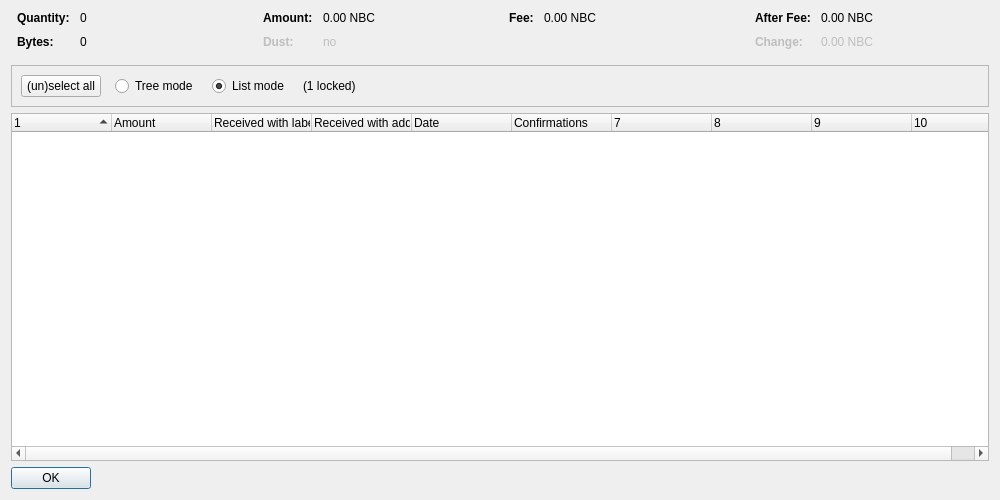
<?xml version="1.0" encoding="UTF-8"?>
<ui version="4.0">
 <class>CoinControlDialog</class>
 <widget class="QDialog" name="CoinControlDialog">
  <property name="geometry">
   <rect>
    <x>0</x>
    <y>0</y>
    <width>1000</width>
    <height>500</height>
   </rect>
  </property>
  <property name="windowTitle">
   <string>Coin Selection</string>
  </property>
  <layout class="QVBoxLayout" name="verticalLayout">
   <item>
    <layout class="QHBoxLayout" name="horizontalLayoutTop" stretch="0,0,0,0">
     <property name="topMargin">
      <number>0</number>
     </property>
     <property name="bottomMargin">
      <number>10</number>
     </property>
     <item>
      <layout class="QFormLayout" name="formLayoutCoinControl1">
       <property name="horizontalSpacing">
        <number>10</number>
       </property>
       <property name="verticalSpacing">
        <number>10</number>
       </property>
       <property name="leftMargin">
        <number>6</number>
       </property>
       <property name="rightMargin">
        <number>6</number>
       </property>
       <item row="0" column="0">
        <widget class="QLabel" name="labelCoinControlQuantityText">
         <property name="font">
          <font>
           <weight>75</weight>
           <bold>true</bold>
          </font>
         </property>
         <property name="text">
          <string>Quantity:</string>
         </property>
        </widget>
       </item>
       <item row="0" column="1">
        <widget class="QLabel" name="labelCoinControlQuantity">
         <property name="cursor">
          <cursorShape>IBeamCursor</cursorShape>
         </property>
         <property name="contextMenuPolicy">
          <enum>Qt::ActionsContextMenu</enum>
         </property>
         <property name="text">
          <string notr="true">0</string>
         </property>
         <property name="textInteractionFlags">
          <set>Qt::LinksAccessibleByMouse|Qt::TextSelectableByKeyboard|Qt::TextSelectableByMouse</set>
         </property>
        </widget>
       </item>
       <item row="1" column="0">
        <widget class="QLabel" name="labelCoinControlBytesText">
         <property name="font">
          <font>
           <weight>75</weight>
           <bold>true</bold>
          </font>
         </property>
         <property name="text">
          <string>Bytes:</string>
         </property>
        </widget>
       </item>
       <item row="1" column="1">
        <widget class="QLabel" name="labelCoinControlBytes">
         <property name="cursor">
          <cursorShape>IBeamCursor</cursorShape>
         </property>
         <property name="contextMenuPolicy">
          <enum>Qt::ActionsContextMenu</enum>
         </property>
         <property name="text">
          <string notr="true">0</string>
         </property>
         <property name="textInteractionFlags">
          <set>Qt::LinksAccessibleByMouse|Qt::TextSelectableByKeyboard|Qt::TextSelectableByMouse</set>
         </property>
        </widget>
       </item>
      </layout>
     </item>
     <item>
      <layout class="QFormLayout" name="formLayoutCoinControl2">
       <property name="horizontalSpacing">
        <number>10</number>
       </property>
       <property name="verticalSpacing">
        <number>10</number>
       </property>
       <property name="leftMargin">
        <number>6</number>
       </property>
       <property name="rightMargin">
        <number>6</number>
       </property>
       <item row="0" column="0">
        <widget class="QLabel" name="labelCoinControlAmountText">
         <property name="font">
          <font>
           <weight>75</weight>
           <bold>true</bold>
          </font>
         </property>
         <property name="text">
          <string>Amount:</string>
         </property>
        </widget>
       </item>
       <item row="0" column="1">
        <widget class="QLabel" name="labelCoinControlAmount">
         <property name="cursor">
          <cursorShape>IBeamCursor</cursorShape>
         </property>
         <property name="contextMenuPolicy">
          <enum>Qt::ActionsContextMenu</enum>
         </property>
         <property name="text">
          <string notr="true">0.00 NBC</string>
         </property>
         <property name="textInteractionFlags">
          <set>Qt::LinksAccessibleByMouse|Qt::TextSelectableByKeyboard|Qt::TextSelectableByMouse</set>
         </property>
        </widget>
       </item>
       <item row="1" column="0">
        <widget class="QLabel" name="labelCoinControlLowOutputText">
         <property name="enabled">
          <bool>false</bool>
         </property>
         <property name="font">
          <font>
           <weight>75</weight>
           <bold>true</bold>
          </font>
         </property>
         <property name="text">
          <string>Dust:</string>
         </property>
        </widget>
       </item>
       <item row="1" column="1">
        <widget class="QLabel" name="labelCoinControlLowOutput">
         <property name="enabled">
          <bool>false</bool>
         </property>
         <property name="cursor">
          <cursorShape>IBeamCursor</cursorShape>
         </property>
         <property name="contextMenuPolicy">
          <enum>Qt::ActionsContextMenu</enum>
         </property>
         <property name="text">
          <string notr="true">no</string>
         </property>
         <property name="textInteractionFlags">
          <set>Qt::LinksAccessibleByMouse|Qt::TextSelectableByKeyboard|Qt::TextSelectableByMouse</set>
         </property>
        </widget>
       </item>
      </layout>
     </item>
     <item>
      <layout class="QFormLayout" name="formLayoutCoinControl3">
       <property name="horizontalSpacing">
        <number>10</number>
       </property>
       <property name="verticalSpacing">
        <number>10</number>
       </property>
       <property name="leftMargin">
        <number>6</number>
       </property>
       <property name="rightMargin">
        <number>6</number>
       </property>
       <item row="0" column="0">
        <widget class="QLabel" name="labelCoinControlFeeText">
         <property name="font">
          <font>
           <weight>75</weight>
           <bold>true</bold>
          </font>
         </property>
         <property name="text">
          <string>Fee:</string>
         </property>
        </widget>
       </item>
       <item row="0" column="1">
        <widget class="QLabel" name="labelCoinControlFee">
         <property name="cursor">
          <cursorShape>IBeamCursor</cursorShape>
         </property>
         <property name="contextMenuPolicy">
          <enum>Qt::ActionsContextMenu</enum>
         </property>
         <property name="text">
          <string notr="true">0.00 NBC</string>
         </property>
         <property name="textInteractionFlags">
          <set>Qt::LinksAccessibleByMouse|Qt::TextSelectableByKeyboard|Qt::TextSelectableByMouse</set>
         </property>
        </widget>
       </item>
      </layout>
     </item>
     <item>
      <layout class="QFormLayout" name="formLayoutCoinControl4">
       <property name="horizontalSpacing">
        <number>10</number>
       </property>
       <property name="verticalSpacing">
        <number>10</number>
       </property>
       <property name="leftMargin">
        <number>6</number>
       </property>
       <property name="rightMargin">
        <number>6</number>
       </property>
       <item row="0" column="0">
        <widget class="QLabel" name="labelCoinControlAfterFeeText">
         <property name="font">
          <font>
           <weight>75</weight>
           <bold>true</bold>
          </font>
         </property>
         <property name="text">
          <string>After Fee:</string>
         </property>
        </widget>
       </item>
       <item row="0" column="1">
        <widget class="QLabel" name="labelCoinControlAfterFee">
         <property name="cursor">
          <cursorShape>IBeamCursor</cursorShape>
         </property>
         <property name="contextMenuPolicy">
          <enum>Qt::ActionsContextMenu</enum>
         </property>
         <property name="text">
          <string notr="true">0.00 NBC</string>
         </property>
         <property name="textInteractionFlags">
          <set>Qt::LinksAccessibleByMouse|Qt::TextSelectableByKeyboard|Qt::TextSelectableByMouse</set>
         </property>
        </widget>
       </item>
       <item row="1" column="0">
        <widget class="QLabel" name="labelCoinControlChangeText">
         <property name="enabled">
          <bool>false</bool>
         </property>
         <property name="font">
          <font>
           <weight>75</weight>
           <bold>true</bold>
          </font>
         </property>
         <property name="text">
          <string>Change:</string>
         </property>
        </widget>
       </item>
       <item row="1" column="1">
        <widget class="QLabel" name="labelCoinControlChange">
         <property name="enabled">
          <bool>false</bool>
         </property>
         <property name="cursor">
          <cursorShape>IBeamCursor</cursorShape>
         </property>
         <property name="contextMenuPolicy">
          <enum>Qt::ActionsContextMenu</enum>
         </property>
         <property name="text">
          <string notr="true">0.00 NBC</string>
         </property>
         <property name="textInteractionFlags">
          <set>Qt::LinksAccessibleByMouse|Qt::TextSelectableByKeyboard|Qt::TextSelectableByMouse</set>
         </property>
        </widget>
       </item>
      </layout>
     </item>
    </layout>
   </item>
   <item>
    <widget class="QFrame" name="frame">
     <property name="minimumSize">
      <size>
       <width>0</width>
       <height>40</height>
      </size>
     </property>
     <property name="frameShape">
      <enum>QFrame::StyledPanel</enum>
     </property>
     <property name="frameShadow">
      <enum>QFrame::Sunken</enum>
     </property>
     <layout class="QHBoxLayout" name="horizontalLayout">
      <item>
       <layout class="QHBoxLayout" name="horizontalLayoutPanel" stretch="0,0,0,0,0">
        <property name="spacing">
         <number>14</number>
        </property>
        <item>
         <widget class="QPushButton" name="pushButtonSelectAll">
          <property name="sizePolicy">
           <sizepolicy hsizetype="Maximum" vsizetype="Fixed">
            <horstretch>0</horstretch>
            <verstretch>0</verstretch>
           </sizepolicy>
          </property>
          <property name="text">
           <string>(un)select all</string>
          </property>
          <property name="autoDefault">
           <bool>false</bool>
          </property>
         </widget>
        </item>
        <item>
         <widget class="QRadioButton" name="radioTreeMode">
          <property name="sizePolicy">
           <sizepolicy hsizetype="Maximum" vsizetype="Fixed">
            <horstretch>0</horstretch>
            <verstretch>0</verstretch>
           </sizepolicy>
          </property>
          <property name="text">
           <string>Tree mode</string>
          </property>
         </widget>
        </item>
        <item>
         <widget class="QRadioButton" name="radioListMode">
          <property name="sizePolicy">
           <sizepolicy hsizetype="Maximum" vsizetype="Fixed">
            <horstretch>0</horstretch>
            <verstretch>0</verstretch>
           </sizepolicy>
          </property>
          <property name="text">
           <string>List mode</string>
          </property>
          <property name="checked">
           <bool>true</bool>
          </property>
         </widget>
        </item>
        <item>
         <widget class="QLabel" name="labelLocked">
          <property name="text">
           <string notr="true">(1 locked)</string>
          </property>
         </widget>
        </item>
        <item>
         <spacer name="horizontalSpacer">
          <property name="orientation">
           <enum>Qt::Horizontal</enum>
          </property>
          <property name="sizeHint" stdset="0">
           <size>
            <width>40</width>
            <height>20</height>
           </size>
          </property>
         </spacer>
        </item>
       </layout>
      </item>
     </layout>
    </widget>
   </item>
   <item>
    <widget class="CoinControlTreeWidget" name="treeWidget">
     <property name="contextMenuPolicy">
      <enum>Qt::CustomContextMenu</enum>
     </property>
     <property name="sortingEnabled">
      <bool>false</bool>
     </property>
     <property name="columnCount">
      <number>10</number>
     </property>
     <attribute name="headerShowSortIndicator" stdset="0">
      <bool>true</bool>
     </attribute>
     <attribute name="headerStretchLastSection">
      <bool>false</bool>
     </attribute>
     <column>
      <property name="text">
       <string/>
      </property>
     </column>
     <column>
      <property name="text">
       <string>Amount</string>
      </property>
     </column>
     <column>
      <property name="text">
       <string>Received with label</string>
      </property>
     </column>
     <column>
      <property name="text">
       <string>Received with address</string>
      </property>
     </column>
     <column>
      <property name="text">
       <string>Date</string>
      </property>
     </column>
     <column>
      <property name="text">
       <string>Confirmations</string>
      </property>
      <property name="toolTip">
       <string>Confirmed</string>
      </property>
     </column>
     <column>
      <property name="text">
       <string/>
      </property>
     </column>
     <column>
      <property name="text">
       <string/>
      </property>
     </column>
     <column>
      <property name="text">
       <string/>
      </property>
     </column>
     <column>
      <property name="text">
       <string/>
      </property>
     </column>
    </widget>
   </item>
   <item>
    <widget class="QDialogButtonBox" name="buttonBox">
     <property name="sizePolicy">
      <sizepolicy hsizetype="Maximum" vsizetype="Fixed">
       <horstretch>0</horstretch>
       <verstretch>0</verstretch>
      </sizepolicy>
     </property>
     <property name="orientation">
      <enum>Qt::Horizontal</enum>
     </property>
     <property name="standardButtons">
      <set>QDialogButtonBox::Ok</set>
     </property>
    </widget>
   </item>
  </layout>
 </widget>
 <customwidgets>
  <customwidget>
   <class>CoinControlTreeWidget</class>
   <extends>QTreeWidget</extends>
   <header>coincontroltreewidget.h</header>
  </customwidget>
 </customwidgets>
 <resources/>
 <connections/>
</ui>
